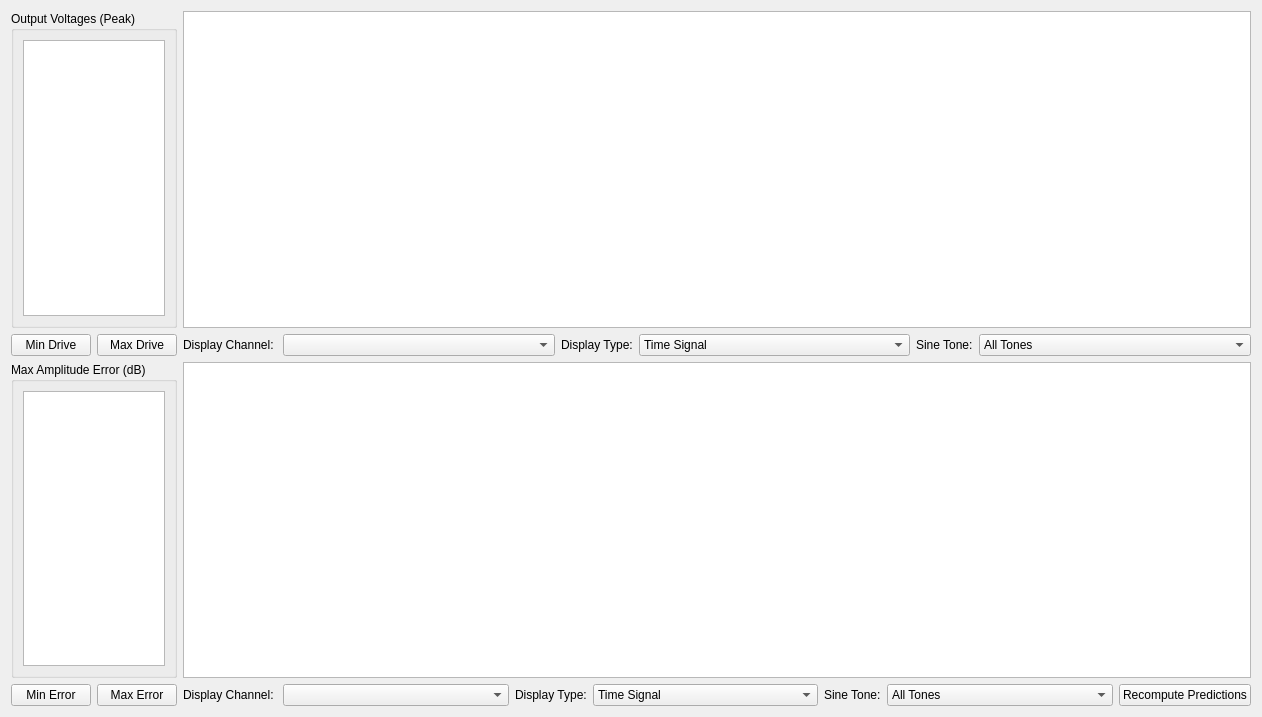
<?xml version="1.0" encoding="UTF-8"?>
<ui version="4.0">
 <class>Form</class>
 <widget class="QWidget" name="Form">
  <property name="geometry">
   <rect>
    <x>0</x>
    <y>0</y>
    <width>1262</width>
    <height>717</height>
   </rect>
  </property>
  <property name="windowTitle">
   <string>Form</string>
  </property>
  <layout class="QVBoxLayout" name="verticalLayout">
   <item>
    <layout class="QGridLayout" name="excitation_prediction_layout">
     <item row="0" column="1">
      <widget class="PlotWidget" name="excitation_display_plot">
       <property name="sizePolicy">
        <sizepolicy hsizetype="Expanding" vsizetype="Expanding">
         <horstretch>1</horstretch>
         <verstretch>0</verstretch>
        </sizepolicy>
       </property>
      </widget>
     </item>
     <item row="0" column="0">
      <widget class="QGroupBox" name="excitation_voltage_groupbox">
       <property name="title">
        <string>Output Voltages (Peak)</string>
       </property>
       <layout class="QVBoxLayout" name="verticalLayout_70">
        <item>
         <widget class="QListWidget" name="excitation_voltage_list">
          <property name="sizePolicy">
           <sizepolicy hsizetype="Minimum" vsizetype="Minimum">
            <horstretch>0</horstretch>
            <verstretch>0</verstretch>
           </sizepolicy>
          </property>
          <property name="minimumSize">
           <size>
            <width>0</width>
            <height>0</height>
           </size>
          </property>
          <property name="toolTip">
           <string>Peak voltage for each drive signal</string>
          </property>
          <property name="sizeAdjustPolicy">
           <enum>QAbstractScrollArea::AdjustToContents</enum>
          </property>
         </widget>
        </item>
       </layout>
      </widget>
     </item>
     <item row="1" column="0">
      <layout class="QHBoxLayout" name="horizontalLayout_3">
       <item>
        <widget class="QPushButton" name="minimum_voltage_button">
         <property name="toolTip">
          <string>Visualize the signal with the smallest drive voltage</string>
         </property>
         <property name="text">
          <string>Min Drive</string>
         </property>
        </widget>
       </item>
       <item>
        <widget class="QPushButton" name="maximum_voltage_button">
         <property name="toolTip">
          <string>Visualize the drive signal with the largest voltage</string>
         </property>
         <property name="text">
          <string>Max Drive</string>
         </property>
        </widget>
       </item>
      </layout>
     </item>
     <item row="1" column="1">
      <layout class="QHBoxLayout" name="horizontalLayout">
       <item>
        <widget class="QLabel" name="excitation_display_channel_label">
         <property name="text">
          <string>Display Channel: </string>
         </property>
        </widget>
       </item>
       <item>
        <widget class="QComboBox" name="excitation_selector">
         <property name="sizePolicy">
          <sizepolicy hsizetype="MinimumExpanding" vsizetype="Fixed">
           <horstretch>0</horstretch>
           <verstretch>0</verstretch>
          </sizepolicy>
         </property>
         <property name="toolTip">
          <string>Select the signal to visualize</string>
         </property>
        </widget>
       </item>
       <item>
        <widget class="QLabel" name="excitation_display_type_label">
         <property name="text">
          <string>Display Type:</string>
         </property>
        </widget>
       </item>
       <item>
        <widget class="QComboBox" name="excitation_display_type">
         <property name="sizePolicy">
          <sizepolicy hsizetype="MinimumExpanding" vsizetype="Fixed">
           <horstretch>0</horstretch>
           <verstretch>0</verstretch>
          </sizepolicy>
         </property>
         <item>
          <property name="text">
           <string>Time Signal</string>
          </property>
         </item>
         <item>
          <property name="text">
           <string>Amplitude vs. Time</string>
          </property>
         </item>
         <item>
          <property name="text">
           <string>Phase vs. Time</string>
          </property>
         </item>
         <item>
          <property name="text">
           <string>Amplitude vs. Frequency</string>
          </property>
         </item>
         <item>
          <property name="text">
           <string>Phase vs. Frequency</string>
          </property>
         </item>
        </widget>
       </item>
       <item>
        <widget class="QLabel" name="excitation_display_tone_label">
         <property name="text">
          <string>Sine Tone:</string>
         </property>
        </widget>
       </item>
       <item>
        <widget class="QComboBox" name="excitation_display_tone">
         <property name="sizePolicy">
          <sizepolicy hsizetype="MinimumExpanding" vsizetype="Fixed">
           <horstretch>0</horstretch>
           <verstretch>0</verstretch>
          </sizepolicy>
         </property>
         <item>
          <property name="text">
           <string>All Tones</string>
          </property>
         </item>
        </widget>
       </item>
      </layout>
     </item>
    </layout>
   </item>
   <item>
    <layout class="QGridLayout" name="response_prediction_layout">
     <item row="0" column="0">
      <widget class="QGroupBox" name="response_error_groupbox">
       <property name="title">
        <string>Max Amplitude Error (dB)</string>
       </property>
       <layout class="QVBoxLayout" name="verticalLayout_71">
        <item>
         <widget class="QTableWidget" name="response_error_table">
          <property name="sizePolicy">
           <sizepolicy hsizetype="Minimum" vsizetype="Minimum">
            <horstretch>0</horstretch>
            <verstretch>0</verstretch>
           </sizepolicy>
          </property>
          <property name="toolTip">
           <string>Time Response Assurance Criterion between the predicted response and the desired response</string>
          </property>
          <property name="sizeAdjustPolicy">
           <enum>QAbstractScrollArea::AdjustToContents</enum>
          </property>
         </widget>
        </item>
       </layout>
      </widget>
     </item>
     <item row="1" column="0">
      <layout class="QHBoxLayout" name="horizontalLayout_5">
       <item>
        <widget class="QPushButton" name="minimum_error_button">
         <property name="toolTip">
          <string>Visualize the signal with the smallest predicted error</string>
         </property>
         <property name="text">
          <string>Min Error</string>
         </property>
        </widget>
       </item>
       <item>
        <widget class="QPushButton" name="maximum_error_button">
         <property name="toolTip">
          <string>Visualize the signal with the largest predicted error</string>
         </property>
         <property name="text">
          <string>Max Error</string>
         </property>
        </widget>
       </item>
      </layout>
     </item>
     <item row="0" column="2">
      <widget class="PlotWidget" name="response_display_plot">
       <property name="sizePolicy">
        <sizepolicy hsizetype="Expanding" vsizetype="Expanding">
         <horstretch>1</horstretch>
         <verstretch>0</verstretch>
        </sizepolicy>
       </property>
      </widget>
     </item>
     <item row="1" column="2">
      <layout class="QHBoxLayout" name="horizontalLayout_4">
       <item>
        <widget class="QLabel" name="response_display_channel_label">
         <property name="text">
          <string>Display Channel: </string>
         </property>
        </widget>
       </item>
       <item>
        <widget class="QComboBox" name="response_selector">
         <property name="sizePolicy">
          <sizepolicy hsizetype="MinimumExpanding" vsizetype="Fixed">
           <horstretch>0</horstretch>
           <verstretch>0</verstretch>
          </sizepolicy>
         </property>
         <property name="toolTip">
          <string>Select the signal prediction to visualize</string>
         </property>
        </widget>
       </item>
       <item>
        <widget class="QLabel" name="response_display_type_label">
         <property name="text">
          <string>Display Type:</string>
         </property>
        </widget>
       </item>
       <item>
        <widget class="QComboBox" name="response_display_type">
         <property name="sizePolicy">
          <sizepolicy hsizetype="MinimumExpanding" vsizetype="Fixed">
           <horstretch>0</horstretch>
           <verstretch>0</verstretch>
          </sizepolicy>
         </property>
         <item>
          <property name="text">
           <string>Time Signal</string>
          </property>
         </item>
         <item>
          <property name="text">
           <string>Amplitude vs. Time</string>
          </property>
         </item>
         <item>
          <property name="text">
           <string>Phase vs. Time</string>
          </property>
         </item>
         <item>
          <property name="text">
           <string>Amplitude vs. Frequency</string>
          </property>
         </item>
         <item>
          <property name="text">
           <string>Phase vs. Frequency</string>
          </property>
         </item>
        </widget>
       </item>
       <item>
        <widget class="QLabel" name="response_display_tone_label">
         <property name="text">
          <string>Sine Tone:</string>
         </property>
        </widget>
       </item>
       <item>
        <widget class="QComboBox" name="response_display_tone">
         <property name="sizePolicy">
          <sizepolicy hsizetype="MinimumExpanding" vsizetype="Fixed">
           <horstretch>0</horstretch>
           <verstretch>0</verstretch>
          </sizepolicy>
         </property>
         <item>
          <property name="text">
           <string>All Tones</string>
          </property>
         </item>
        </widget>
       </item>
       <item>
        <widget class="QPushButton" name="recompute_predictions_button">
         <property name="toolTip">
          <string>Recompute predictions by running the control law again.</string>
         </property>
         <property name="text">
          <string>Recompute Predictions</string>
         </property>
        </widget>
       </item>
      </layout>
     </item>
    </layout>
   </item>
  </layout>
 </widget>
 <customwidgets>
  <customwidget>
   <class>PlotWidget</class>
   <extends>QGraphicsView</extends>
   <header location="global">pyqtgraph</header>
  </customwidget>
 </customwidgets>
 <resources/>
 <connections/>
</ui>
